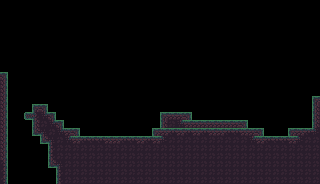

A level layout from a 2D game, rendered from its tile map. Below: a short description, then the map file with its tile-grid data intact:
An orthogonal 40x23 tile map with 8x8 px tiles, 1 tile layer (Tile Layer 1).

<map version="1.10" tiledversion="1.11.2" orientation="orthogonal" renderorder="right-down" width="40" height="23" tilewidth="8" tileheight="8" infinite="0" nextlayerid="2" nextobjectid="1">
 <editorsettings>
  <export target="level-0_room-0.csv" format="csv" />
 </editorsettings>
 <tileset firstgid="1" source="solidknight.tsx" />
 <layer id="1" name="Tile Layer 1" width="40" height="23">
  <data encoding="csv">
0,0,0,0,0,0,0,0,0,0,0,0,0,0,0,0,0,0,0,0,0,0,0,0,0,0,0,0,0,0,0,0,0,0,0,0,0,0,0,0,
0,0,0,0,0,0,0,0,0,0,0,0,0,0,0,0,0,0,0,0,0,0,0,0,0,0,0,0,0,0,0,0,0,0,0,0,0,0,0,0,
0,0,0,0,0,0,0,0,0,0,0,0,0,0,0,0,0,0,0,0,0,0,0,0,0,0,0,0,0,0,0,0,0,0,0,0,0,0,0,0,
0,0,0,0,0,0,0,0,0,0,0,0,0,0,0,0,0,0,0,0,0,0,0,0,0,0,0,0,0,0,0,0,0,0,0,0,0,0,0,0,
0,0,0,0,0,0,0,0,0,0,0,0,0,0,0,0,0,0,0,0,0,0,0,0,0,0,0,0,0,0,0,0,0,0,0,0,0,0,0,0,
0,0,0,0,0,0,0,0,0,0,0,0,0,0,0,0,0,0,0,0,0,0,0,0,0,0,0,0,0,0,0,0,0,0,0,0,0,0,0,0,
0,0,0,0,0,0,0,0,0,0,0,0,0,0,0,0,0,0,0,0,0,0,0,0,0,0,0,0,0,0,0,0,0,0,0,0,0,0,0,0,
0,0,0,0,0,0,0,0,0,0,0,0,0,0,0,0,0,0,0,0,0,0,0,0,0,0,0,0,0,0,0,0,0,0,0,0,0,0,0,0,
0,0,0,0,0,0,0,0,0,0,0,0,0,0,0,0,0,0,0,0,0,0,0,0,0,0,0,0,0,0,0,0,0,0,0,0,0,0,0,0,
21,0,0,0,0,0,0,0,0,0,0,0,0,0,0,0,0,0,0,0,0,0,0,0,0,0,0,0,0,0,0,0,0,0,0,0,0,0,0,0,
38,0,0,0,0,0,0,0,0,0,0,0,0,0,0,0,0,0,0,0,0,0,0,0,0,0,0,0,0,0,0,0,0,0,0,0,0,0,0,0,
38,0,0,0,0,0,0,0,0,0,0,0,0,0,0,0,0,0,0,0,0,0,0,0,0,0,0,0,0,0,0,0,0,0,0,0,0,0,0,0,
38,0,0,0,0,0,0,0,0,0,0,0,0,0,0,0,0,0,0,0,0,0,0,0,0,0,0,0,0,0,0,0,0,0,0,0,0,0,0,19,
38,0,0,0,19,21,0,0,0,0,0,0,0,0,0,0,0,0,0,0,0,0,0,0,0,0,0,0,0,0,0,0,0,0,0,0,0,0,0,36,
38,0,0,89,97,57,21,0,0,0,0,0,0,0,0,0,0,0,0,0,19,20,20,21,0,0,0,0,0,0,0,0,0,0,0,0,0,0,0,36,
38,0,0,0,36,37,57,21,0,0,0,0,0,0,0,0,0,0,0,0,36,37,57,20,20,20,20,20,20,20,21,0,0,0,0,0,0,0,0,36,
38,0,0,0,53,25,37,57,20,21,0,0,0,0,0,0,0,0,0,19,20,58,20,58,20,58,20,20,58,58,20,20,21,0,0,0,19,20,58,59,
38,0,0,0,0,53,25,37,57,20,58,58,58,20,20,58,58,20,58,20,59,37,37,37,37,37,37,37,37,37,37,57,20,58,58,58,20,59,37,37,
38,0,0,0,0,0,42,37,37,37,37,37,37,37,37,37,37,37,37,37,37,37,37,37,37,37,37,37,37,37,37,37,37,37,37,37,37,37,37,37,
38,0,0,0,0,0,42,37,37,37,37,37,37,37,37,37,37,37,37,37,37,37,37,37,37,37,37,37,37,37,37,37,37,37,37,37,37,37,37,37,
40,0,0,0,0,0,53,25,37,37,37,37,37,37,37,37,37,37,37,37,37,37,37,37,37,37,37,37,37,37,37,37,37,37,37,37,37,37,37,37,
40,0,0,0,0,0,0,42,37,37,37,37,37,37,37,37,37,37,37,37,37,37,37,37,37,37,37,37,37,37,37,37,37,37,37,37,37,37,37,37,
40,0,0,0,0,0,0,42,37,37,37,37,37,37,37,37,37,37,37,37,37,37,37,37,37,37,37,37,37,37,37,37,37,37,37,37,37,37,37,37
</data>
 </layer>
</map>
